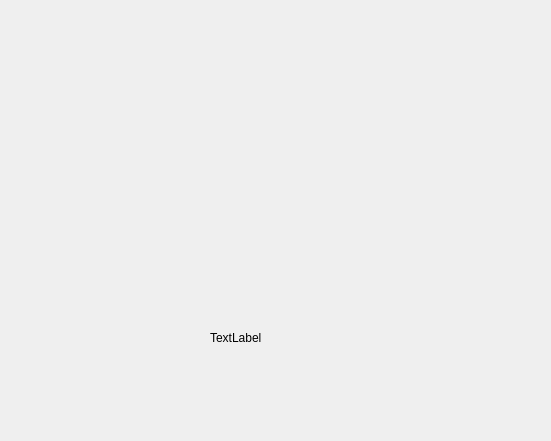
<?xml version="1.0" encoding="UTF-8"?>
<ui version="4.0">
 <class>AntsCreepingGame</class>
 <widget class="QWidget" name="AntsCreepingGame">
  <property name="geometry">
   <rect>
    <x>0</x>
    <y>0</y>
    <width>551</width>
    <height>441</height>
   </rect>
  </property>
  <property name="windowTitle">
   <string>Form</string>
  </property>
  <widget class="QLabel" name="label">
   <property name="geometry">
    <rect>
     <x>210</x>
     <y>330</y>
     <width>72</width>
     <height>15</height>
    </rect>
   </property>
   <property name="text">
    <string>TextLabel</string>
   </property>
  </widget>
 </widget>
 <resources/>
 <connections/>
</ui>
